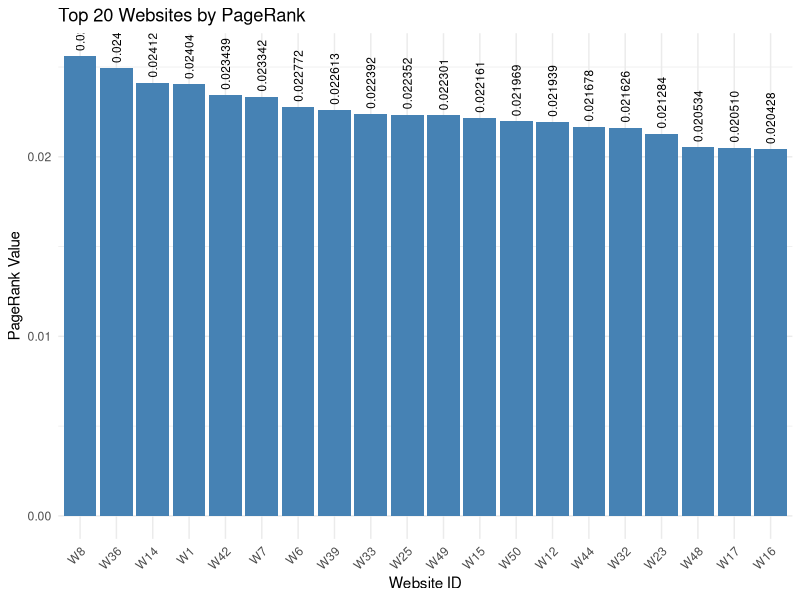
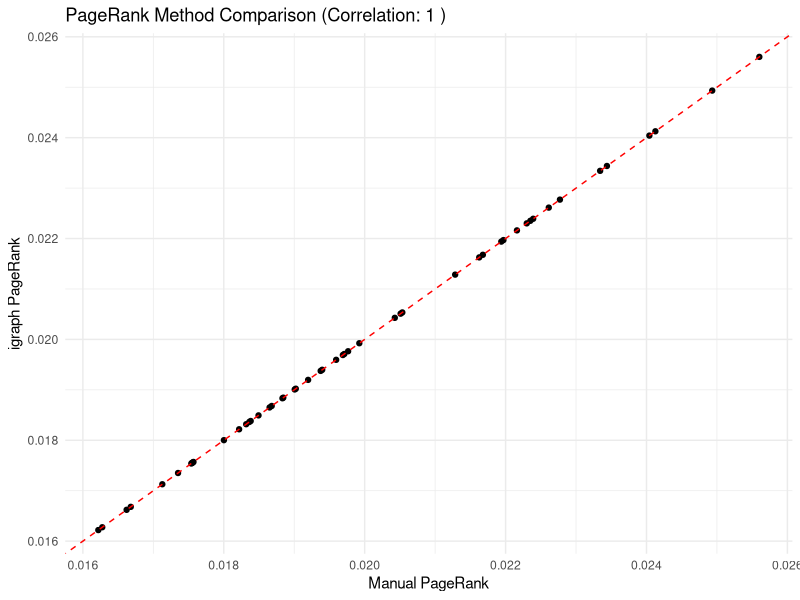

These charts were generated, in order, by the following R code:
# Load required libraries
library(jsonlite)
library(igraph)
library(ggplot2)
library(dplyr)

# Function to create the website network data
create_website_network <- function() {
  # Create a list to store the website data
  websites <- list()

  # Define the referrals for each website
  websites[[1]] <- list(id = "W1", initial_rank = 1.0, referrals_from = c("W3", "W7", "W12", "W25", "W38"))
  websites[[2]] <- list(id = "W2", initial_rank = 1.0, referrals_from = c("W5", "W9", "W15", "W27"))
  websites[[3]] <- list(id = "W3", initial_rank = 1.0, referrals_from = c("W6", "W11", "W20", "W45"))
  websites[[4]] <- list(id = "W4", initial_rank = 1.0, referrals_from = c("W1", "W8", "W13", "W22"))
  websites[[5]] <- list(id = "W5", initial_rank = 1.0, referrals_from = c("W2", "W17", "W24", "W41"))
  websites[[6]] <- list(id = "W6", initial_rank = 1.0, referrals_from = c("W9", "W14", "W26", "W39"))
  websites[[7]] <- list(id = "W7", initial_rank = 1.0, referrals_from = c("W10", "W23", "W35", "W47"))
  websites[[8]] <- list(id = "W8", initial_rank = 1.0, referrals_from = c("W4", "W16", "W28", "W42", "W49"))
  websites[[9]] <- list(id = "W9", initial_rank = 1.0, referrals_from = c("W2", "W12", "W31", "W43"))
  websites[[10]] <- list(id = "W10", initial_rank = 1.0, referrals_from = c("W5", "W18", "W33", "W50"))
  websites[[11]] <- list(id = "W11", initial_rank = 1.0, referrals_from = c("W7", "W19", "W29", "W44"))
  websites[[12]] <- list(id = "W12", initial_rank = 1.0, referrals_from = c("W1", "W21", "W36", "W48"))
  websites[[13]] <- list(id = "W13", initial_rank = 1.0, referrals_from = c("W3", "W9", "W15", "W30"))
  websites[[14]] <- list(id = "W14", initial_rank = 1.0, referrals_from = c("W6", "W17", "W27", "W39", "W46"))
  websites[[15]] <- list(id = "W15", initial_rank = 1.0, referrals_from = c("W8", "W20", "W32", "W45"))
  websites[[16]] <- list(id = "W16", initial_rank = 1.0, referrals_from = c("W4", "W22", "W37", "W49"))
  websites[[17]] <- list(id = "W17", initial_rank = 1.0, referrals_from = c("W10", "W24", "W40", "W50"))
  websites[[18]] <- list(id = "W18", initial_rank = 1.0, referrals_from = c("W2", "W11", "W25", "W38"))
  websites[[19]] <- list(id = "W19", initial_rank = 1.0, referrals_from = c("W5", "W14", "W33", "W47"))
  websites[[20]] <- list(id = "W20", initial_rank = 1.0, referrals_from = c("W7", "W16", "W28", "W41"))
  websites[[21]] <- list(id = "W21", initial_rank = 1.0, referrals_from = c("W3", "W12", "W30", "W44"))
  websites[[22]] <- list(id = "W22", initial_rank = 1.0, referrals_from = c("W8", "W18", "W31", "W46"))
  websites[[23]] <- list(id = "W23", initial_rank = 1.0, referrals_from = c("W1", "W9", "W26", "W42"))
  websites[[24]] <- list(id = "W24", initial_rank = 1.0, referrals_from = c("W6", "W13", "W29", "W48"))
  websites[[25]] <- list(id = "W25", initial_rank = 1.0, referrals_from = c("W10", "W19", "W34", "W43"))
  websites[[26]] <- list(id = "W26", initial_rank = 1.0, referrals_from = c("W2", "W15", "W32", "W50"))
  websites[[27]] <- list(id = "W27", initial_rank = 1.0, referrals_from = c("W5", "W11", "W36", "W45"))
  websites[[28]] <- list(id = "W28", initial_rank = 1.0, referrals_from = c("W4", "W17", "W35", "W49"))
  websites[[29]] <- list(id = "W29", initial_rank = 1.0, referrals_from = c("W7", "W14", "W30", "W47"))
  websites[[30]] <- list(id = "W30", initial_rank = 1.0, referrals_from = c("W1", "W13", "W38", "W46"))
  websites[[31]] <- list(id = "W31", initial_rank = 1.0, referrals_from = c("W3", "W16", "W33", "W43"))
  websites[[32]] <- list(id = "W32", initial_rank = 1.0, referrals_from = c("W6", "W18", "W37", "W48"))
  websites[[33]] <- list(id = "W33", initial_rank = 1.0, referrals_from = c("W9", "W20", "W40", "W44"))
  websites[[34]] <- list(id = "W34", initial_rank = 1.0, referrals_from = c("W2", "W21", "W39", "W50"))
  websites[[35]] <- list(id = "W35", initial_rank = 1.0, referrals_from = c("W8", "W22", "W41", "W49"))
  websites[[36]] <- list(id = "W36", initial_rank = 1.0, referrals_from = c("W4", "W23", "W42", "W47"))
  websites[[37]] <- list(id = "W37", initial_rank = 1.0, referrals_from = c("W7", "W24", "W43", "W46"))
  websites[[38]] <- list(id = "W38", initial_rank = 1.0, referrals_from = c("W10", "W26", "W44", "W48"))
  websites[[39]] <- list(id = "W39", initial_rank = 1.0, referrals_from = c("W1", "W12", "W28", "W45", "W50"))
  websites[[40]] <- list(id = "W40", initial_rank = 1.0, referrals_from = c("W3", "W19", "W31", "W46"))
  websites[[41]] <- list(id = "W41", initial_rank = 1.0, referrals_from = c("W5", "W15", "W27", "W49"))
  websites[[42]] <- list(id = "W42", initial_rank = 1.0, referrals_from = c("W6", "W21", "W34", "W47"))
  websites[[43]] <- list(id = "W43", initial_rank = 1.0, referrals_from = c("W9", "W16", "W29", "W48"))
  websites[[44]] <- list(id = "W44", initial_rank = 1.0, referrals_from = c("W11", "W25", "W35", "W50"))
  websites[[45]] <- list(id = "W45", initial_rank = 1.0, referrals_from = c("W2", "W17", "W32", "W46"))
  websites[[46]] <- list(id = "W46", initial_rank = 1.0, referrals_from = c("W4", "W13", "W30", "W49"))
  websites[[47]] <- list(id = "W47", initial_rank = 1.0, referrals_from = c("W7", "W18", "W33", "W45"))
  websites[[48]] <- list(id = "W48", initial_rank = 1.0, referrals_from = c("W1", "W10", "W22", "W36"))
  websites[[49]] <- list(id = "W49", initial_rank = 1.0, referrals_from = c("W5", "W14", "W24", "W38", "W44"))
  websites[[50]] <- list(id = "W50", initial_rank = 1.0, referrals_from = c("W3", "W8", "W19", "W27", "W41"))

  # Return the website data
  return(list(websites = websites))
}

# Save the website network to a JSON file
save_website_network <- function(data, file_path) {
  write_json(data, file_path, pretty = TRUE)
}

# Create an igraph network from the website data
create_graph_from_websites <- function(websites) {
  # Extract all unique website IDs
  all_ids <- sapply(websites, function(w) w$id)

  # Create an edge list for the graph
  edges <- data.frame(from = character(0), to = character(0))

  # For each website, add edges from its referrers to it
  for (website in websites) {
    if (length(website$referrals_from) > 0) {
      new_edges <- data.frame(
        from = website$referrals_from,
        to = rep(website$id, length(website$referrals_from))
      )
      edges <- rbind(edges, new_edges)
    }
  }

  # Create the graph
  g <- graph_from_data_frame(edges, directed = TRUE, vertices = all_ids)

  return(g)
}

# Calculate PageRank using igraph
calculate_pagerank <- function(g, damping = 0.85, iterations = 100) {
  # Calculate PageRank with igraph
  pr <- page_rank(g, algo = "prpack", damping = damping)

  # Extract and format the results
  results <- data.frame(
    id = names(pr$vector),
    rank = as.numeric(pr$vector),
    stringsAsFactors = FALSE
  )

  # Sort by rank (descending)
  results <- results[order(-results$rank), ]

  return(list(
    ranks = results,
    iterations = iterations,
    convergence = TRUE
  ))
}

# Calculate PageRank manually
calculate_pagerank_manual <- function(websites, damping_factor = 0.85, max_iterations = 100, tolerance = 1e-6) {
  n <- length(websites)
  website_ids <- sapply(websites, function(w) w$id)

  # Create ID to index mapping
  id_to_index <- setNames(1:n, website_ids)

  # Initialize adjacency matrix
  # M[i,j] = 1 if website j links to website i
  M <- matrix(0, nrow = n, ncol = n)

  # Fill the adjacency matrix
  for (i in 1:n) {
    referrers <- websites[[i]]$referrals_from
    if (length(referrers) > 0) {
      for (referrer in referrers) {
        j <- id_to_index[referrer]
        M[i, j] <- 1
      }
    }
  }

  # Calculate outgoing links for each website
  out_links <- colSums(M)

  # Handle dangling nodes (websites with no outgoing links)
  for (j in 1:n) {
    if (out_links[j] == 0) {
      M[, j] <- rep(1, n)
      out_links[j] <- n
    }
  }

  # Normalize the columns of M
  for (j in 1:n) {
    M[, j] <- M[, j] / out_links[j]
  }

  # Initialize the rank vector
  r <- rep(1/n, n)

  # Power iteration
  converged <- FALSE
  iter <- 0

  for (i in 1:max_iterations) {
    iter <- i

    # Calculate new rank
    r_new <- (1 - damping_factor) / n + damping_factor * (M %*% r)

    # Check for convergence
    diff <- sum(abs(r_new - r))
    if (diff < tolerance) {
      converged <- TRUE
      r <- r_new
      break
    }

    r <- r_new
  }

  # Create results data frame
  results <- data.frame(
    id = website_ids,
    rank = as.vector(r),
    stringsAsFactors = FALSE
  )

  # Sort by rank (descending)
  results <- results[order(-results$rank), ]

  return(list(
    ranks = results,
    iterations = iter,
    convergence = converged
  ))
}

# Visualize PageRank results
plot_pagerank_results <- function(results) {
  # Only take the top 20 websites for clarity
  top_results <- results$ranks[1:20, ]

  # Create the plot
  p <- ggplot(top_results, aes(x = reorder(id, -rank), y = rank)) +
    geom_bar(stat = "identity", fill = "steelblue") +
    geom_text(aes(label = sprintf("%.6f", rank)),
              hjust = -0.1, angle = 90, size = 3) +
    labs(title = "Top 20 Websites by PageRank",
         x = "Website ID",
         y = "PageRank Value") +
    theme_minimal() +
    theme(axis.text.x = element_text(angle = 45, hjust = 1))

  return(p)
}

# Compare manual PageRank with igraph PageRank
compare_pagerank_methods <- function(manual, igraph_pr) {
  # Join the results
  manual_df <- manual$ranks %>%
    rename(manual_rank = rank)

  igraph_df <- igraph_pr$ranks %>%
    rename(igraph_rank = rank)

  comparison <- inner_join(manual_df, igraph_df, by = "id")

  # Calculate correlation
  correlation <- cor(comparison$manual_rank, comparison$igraph_rank)

  # Create comparison plot
  p <- ggplot(comparison, aes(x = manual_rank, y = igraph_rank)) +
    geom_point() +
    geom_abline(intercept = 0, slope = 1, color = "red", linetype = "dashed") +
    labs(title = paste("PageRank Method Comparison (Correlation:", round(correlation, 4), ")"),
         x = "Manual PageRank",
         y = "igraph PageRank") +
    theme_minimal()

  return(list(
    comparison = comparison,
    correlation = correlation,
    plot = p
  ))
}

# Main function to run the analysis
main <- function() {
  # Create the website network
  network_data <- create_website_network()

  # Save it to a JSON file
  save_website_network(network_data, "website_network.json")

  # Create graph from website data
  g <- create_graph_from_websites(network_data$websites)

  # Calculate PageRank using igraph
  pr_igraph <- calculate_pagerank(g)

  # Calculate PageRank manually
  pr_manual <- calculate_pagerank_manual(network_data$websites)

  # Print results
  cat("PageRank Results (igraph):\n")
  print(head(pr_igraph$ranks, 10))

  cat("\nPageRank Results (manual):\n")
  print(head(pr_manual$ranks, 10))

  cat("\nManual PageRank Iterations:", pr_manual$iterations, "\n")
  cat("Manual PageRank Convergence:", pr_manual$convergence, "\n")

  # Plot the results
  plot_igraph <- plot_pagerank_results(pr_igraph)
  print(plot_igraph)

  # Compare methods
  comparison <- compare_pagerank_methods(pr_manual, pr_igraph)
  print(comparison$plot)

  # Save results to CSV
  write.csv(pr_manual$ranks, "pagerank_results_manual.csv", row.names = FALSE)
  write.csv(pr_igraph$ranks, "pagerank_results_igraph.csv", row.names = FALSE)

  # Return all results
  return(list(
    network = network_data,
    graph = g,
    pagerank_igraph = pr_igraph,
    pagerank_manual = pr_manual,
    comparison = comparison
  ))
}

# Run the analysis
results <- main()
